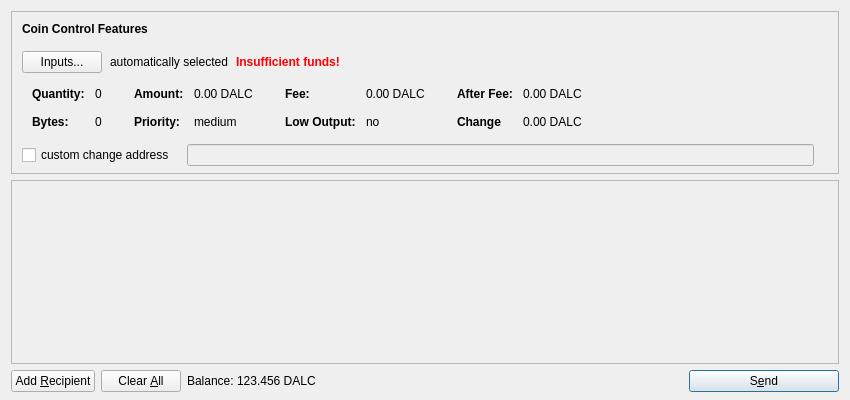
<?xml version="1.0" encoding="UTF-8"?>
<ui version="4.0">
 <class>SendCoinsDialog</class>
 <widget class="QDialog" name="SendCoinsDialog">
  <property name="geometry">
   <rect>
    <x>0</x>
    <y>0</y>
    <width>850</width>
    <height>400</height>
   </rect>
  </property>
  <property name="windowTitle">
   <string>Send Coins</string>
  </property>
  <layout class="QVBoxLayout" name="verticalLayout" stretch="0,1,0">
   <property name="bottomMargin">
    <number>8</number>
   </property>
   <item>
    <widget class="QFrame" name="frameCoinControl">
     <property name="sizePolicy">
      <sizepolicy hsizetype="Expanding" vsizetype="Expanding">
       <horstretch>0</horstretch>
       <verstretch>0</verstretch>
      </sizepolicy>
     </property>
     <property name="maximumSize">
      <size>
       <width>16777215</width>
       <height>16777215</height>
      </size>
     </property>
     <property name="frameShape">
      <enum>QFrame::StyledPanel</enum>
     </property>
     <property name="frameShadow">
      <enum>QFrame::Sunken</enum>
     </property>
     <layout class="QVBoxLayout" name="verticalLayoutCoinControl2">
      <property name="spacing">
       <number>6</number>
      </property>
      <property name="leftMargin">
       <number>0</number>
      </property>
      <property name="topMargin">
       <number>0</number>
      </property>
      <property name="rightMargin">
       <number>0</number>
      </property>
      <property name="bottomMargin">
       <number>6</number>
      </property>
      <item>
       <layout class="QVBoxLayout" name="verticalLayoutCoinControl" stretch="0,0,0,0,1">
        <property name="spacing">
         <number>0</number>
        </property>
        <property name="leftMargin">
         <number>10</number>
        </property>
        <property name="topMargin">
         <number>10</number>
        </property>
        <item>
         <layout class="QHBoxLayout" name="horizontalLayoutCoinControl1">
          <property name="bottomMargin">
           <number>15</number>
          </property>
          <item>
           <widget class="QLabel" name="labelCoinControlFeatures">
            <property name="sizePolicy">
             <sizepolicy hsizetype="Preferred" vsizetype="Maximum">
              <horstretch>0</horstretch>
              <verstretch>0</verstretch>
             </sizepolicy>
            </property>
            <property name="font">
             <font>
              <weight>75</weight>
              <bold>true</bold>
             </font>
            </property>
            <property name="styleSheet">
             <string notr="true">font-weight:bold;</string>
            </property>
            <property name="text">
             <string>Coin Control Features</string>
            </property>
           </widget>
          </item>
         </layout>
        </item>
        <item>
         <layout class="QHBoxLayout" name="horizontalLayoutCoinControl2" stretch="0,0,0,0">
          <property name="spacing">
           <number>8</number>
          </property>
          <property name="bottomMargin">
           <number>10</number>
          </property>
          <item>
           <widget class="QPushButton" name="pushButtonCoinControl">
            <property name="styleSheet">
             <string notr="true"/>
            </property>
            <property name="text">
             <string>Inputs...</string>
            </property>
           </widget>
          </item>
          <item>
           <widget class="QLabel" name="labelCoinControlAutomaticallySelected">
            <property name="text">
             <string>automatically selected</string>
            </property>
            <property name="margin">
             <number>5</number>
            </property>
           </widget>
          </item>
          <item>
           <widget class="QLabel" name="labelCoinControlInsuffFunds">
            <property name="font">
             <font>
              <weight>75</weight>
              <bold>true</bold>
             </font>
            </property>
            <property name="styleSheet">
             <string notr="true">color:red;font-weight:bold;</string>
            </property>
            <property name="text">
             <string>Insufficient funds!</string>
            </property>
            <property name="margin">
             <number>5</number>
            </property>
           </widget>
          </item>
          <item>
           <spacer name="horizontalSpacerCoinControl">
            <property name="orientation">
             <enum>Qt::Horizontal</enum>
            </property>
            <property name="sizeHint" stdset="0">
             <size>
              <width>40</width>
              <height>1</height>
             </size>
            </property>
           </spacer>
          </item>
         </layout>
        </item>
        <item>
         <widget class="QWidget" name="widgetCoinControl" native="true">
          <property name="sizePolicy">
           <sizepolicy hsizetype="Preferred" vsizetype="Preferred">
            <horstretch>0</horstretch>
            <verstretch>0</verstretch>
           </sizepolicy>
          </property>
          <property name="minimumSize">
           <size>
            <width>0</width>
            <height>0</height>
           </size>
          </property>
          <property name="styleSheet">
           <string notr="true"/>
          </property>
          <layout class="QHBoxLayout" name="horizontalLayoutCoinControl5">
           <property name="leftMargin">
            <number>0</number>
           </property>
           <property name="topMargin">
            <number>0</number>
           </property>
           <property name="rightMargin">
            <number>0</number>
           </property>
           <property name="bottomMargin">
            <number>0</number>
           </property>
           <item>
            <layout class="QHBoxLayout" name="horizontalLayoutCoinControl3" stretch="0,0,0,1">
             <property name="spacing">
              <number>20</number>
             </property>
             <property name="topMargin">
              <number>0</number>
             </property>
             <property name="bottomMargin">
              <number>10</number>
             </property>
             <item>
              <layout class="QFormLayout" name="formLayoutCoinControl1">
               <property name="horizontalSpacing">
                <number>10</number>
               </property>
               <property name="verticalSpacing">
                <number>14</number>
               </property>
               <property name="leftMargin">
                <number>10</number>
               </property>
               <property name="topMargin">
                <number>4</number>
               </property>
               <property name="rightMargin">
                <number>6</number>
               </property>
               <item row="0" column="0">
                <widget class="QLabel" name="labelCoinControlQuantityText">
                 <property name="styleSheet">
                  <string notr="true">font-weight:bold;</string>
                 </property>
                 <property name="text">
                  <string>Quantity:</string>
                 </property>
                 <property name="margin">
                  <number>0</number>
                 </property>
                </widget>
               </item>
               <item row="0" column="1">
                <widget class="QLabel" name="labelCoinControlQuantity">
                 <property name="cursor">
                  <cursorShape>IBeamCursor</cursorShape>
                 </property>
                 <property name="contextMenuPolicy">
                  <enum>Qt::ActionsContextMenu</enum>
                 </property>
                 <property name="text">
                  <string>0</string>
                 </property>
                 <property name="margin">
                  <number>0</number>
                 </property>
                 <property name="textInteractionFlags">
                  <set>Qt::LinksAccessibleByMouse|Qt::TextSelectableByKeyboard|Qt::TextSelectableByMouse</set>
                 </property>
                </widget>
               </item>
               <item row="1" column="0">
                <widget class="QLabel" name="labelCoinControlBytesText">
                 <property name="styleSheet">
                  <string notr="true">font-weight:bold;</string>
                 </property>
                 <property name="text">
                  <string>Bytes:</string>
                 </property>
                </widget>
               </item>
               <item row="1" column="1">
                <widget class="QLabel" name="labelCoinControlBytes">
                 <property name="cursor">
                  <cursorShape>IBeamCursor</cursorShape>
                 </property>
                 <property name="contextMenuPolicy">
                  <enum>Qt::ActionsContextMenu</enum>
                 </property>
                 <property name="text">
                  <string>0</string>
                 </property>
                 <property name="textInteractionFlags">
                  <set>Qt::LinksAccessibleByMouse|Qt::TextSelectableByKeyboard|Qt::TextSelectableByMouse</set>
                 </property>
                </widget>
               </item>
              </layout>
             </item>
             <item>
              <layout class="QFormLayout" name="formLayoutCoinControl2">
               <property name="horizontalSpacing">
                <number>10</number>
               </property>
               <property name="verticalSpacing">
                <number>14</number>
               </property>
               <property name="leftMargin">
                <number>6</number>
               </property>
               <property name="topMargin">
                <number>4</number>
               </property>
               <property name="rightMargin">
                <number>6</number>
               </property>
               <item row="0" column="0">
                <widget class="QLabel" name="labelCoinControlAmountText">
                 <property name="styleSheet">
                  <string notr="true">font-weight:bold;</string>
                 </property>
                 <property name="text">
                  <string>Amount:</string>
                 </property>
                 <property name="margin">
                  <number>0</number>
                 </property>
                </widget>
               </item>
               <item row="0" column="1">
                <widget class="QLabel" name="labelCoinControlAmount">
                 <property name="cursor">
                  <cursorShape>IBeamCursor</cursorShape>
                 </property>
                 <property name="contextMenuPolicy">
                  <enum>Qt::ActionsContextMenu</enum>
                 </property>
                 <property name="text">
                  <string notr="true">0.00 DALC</string>
                 </property>
                 <property name="textInteractionFlags">
                  <set>Qt::LinksAccessibleByMouse|Qt::TextSelectableByKeyboard|Qt::TextSelectableByMouse</set>
                 </property>
                </widget>
               </item>
               <item row="1" column="0">
                <widget class="QLabel" name="labelCoinControlPriorityText">
                 <property name="styleSheet">
                  <string notr="true">font-weight:bold;</string>
                 </property>
                 <property name="text">
                  <string>Priority:</string>
                 </property>
                </widget>
               </item>
               <item row="1" column="1">
                <widget class="QLabel" name="labelCoinControlPriority">
                 <property name="cursor">
                  <cursorShape>IBeamCursor</cursorShape>
                 </property>
                 <property name="contextMenuPolicy">
                  <enum>Qt::ActionsContextMenu</enum>
                 </property>
                 <property name="text">
                  <string>medium</string>
                 </property>
                 <property name="textInteractionFlags">
                  <set>Qt::LinksAccessibleByMouse|Qt::TextSelectableByKeyboard|Qt::TextSelectableByMouse</set>
                 </property>
                </widget>
               </item>
              </layout>
             </item>
             <item>
              <layout class="QFormLayout" name="formLayoutCoinControl3">
               <property name="horizontalSpacing">
                <number>10</number>
               </property>
               <property name="verticalSpacing">
                <number>14</number>
               </property>
               <property name="leftMargin">
                <number>6</number>
               </property>
               <property name="topMargin">
                <number>4</number>
               </property>
               <property name="rightMargin">
                <number>6</number>
               </property>
               <item row="0" column="0">
                <widget class="QLabel" name="labelCoinControlFeeText">
                 <property name="styleSheet">
                  <string notr="true">font-weight:bold;</string>
                 </property>
                 <property name="text">
                  <string>Fee:</string>
                 </property>
                 <property name="margin">
                  <number>0</number>
                 </property>
                </widget>
               </item>
               <item row="0" column="1">
                <widget class="QLabel" name="labelCoinControlFee">
                 <property name="cursor">
                  <cursorShape>IBeamCursor</cursorShape>
                 </property>
                 <property name="contextMenuPolicy">
                  <enum>Qt::ActionsContextMenu</enum>
                 </property>
                 <property name="text">
                  <string notr="true">0.00 DALC</string>
                 </property>
                 <property name="textInteractionFlags">
                  <set>Qt::LinksAccessibleByMouse|Qt::TextSelectableByKeyboard|Qt::TextSelectableByMouse</set>
                 </property>
                </widget>
               </item>
               <item row="1" column="0">
                <widget class="QLabel" name="labelCoinControlLowOutputText">
                 <property name="styleSheet">
                  <string notr="true">font-weight:bold;</string>
                 </property>
                 <property name="text">
                  <string>Low Output:</string>
                 </property>
                </widget>
               </item>
               <item row="1" column="1">
                <widget class="QLabel" name="labelCoinControlLowOutput">
                 <property name="cursor">
                  <cursorShape>IBeamCursor</cursorShape>
                 </property>
                 <property name="contextMenuPolicy">
                  <enum>Qt::ActionsContextMenu</enum>
                 </property>
                 <property name="text">
                  <string>no</string>
                 </property>
                 <property name="textInteractionFlags">
                  <set>Qt::LinksAccessibleByMouse|Qt::TextSelectableByKeyboard|Qt::TextSelectableByMouse</set>
                 </property>
                </widget>
               </item>
              </layout>
             </item>
             <item>
              <layout class="QFormLayout" name="formLayoutCoinControl4">
               <property name="horizontalSpacing">
                <number>10</number>
               </property>
               <property name="verticalSpacing">
                <number>14</number>
               </property>
               <property name="leftMargin">
                <number>6</number>
               </property>
               <property name="topMargin">
                <number>4</number>
               </property>
               <property name="rightMargin">
                <number>6</number>
               </property>
               <item row="0" column="0">
                <widget class="QLabel" name="labelCoinControlAfterFeeText">
                 <property name="styleSheet">
                  <string notr="true">font-weight:bold;</string>
                 </property>
                 <property name="text">
                  <string>After Fee:</string>
                 </property>
                 <property name="margin">
                  <number>0</number>
                 </property>
                </widget>
               </item>
               <item row="0" column="1">
                <widget class="QLabel" name="labelCoinControlAfterFee">
                 <property name="cursor">
                  <cursorShape>IBeamCursor</cursorShape>
                 </property>
                 <property name="contextMenuPolicy">
                  <enum>Qt::ActionsContextMenu</enum>
                 </property>
                 <property name="text">
                  <string notr="true">0.00 DALC</string>
                 </property>
                 <property name="textInteractionFlags">
                  <set>Qt::LinksAccessibleByMouse|Qt::TextSelectableByKeyboard|Qt::TextSelectableByMouse</set>
                 </property>
                </widget>
               </item>
               <item row="1" column="0">
                <widget class="QLabel" name="labelCoinControlChangeText">
                 <property name="styleSheet">
                  <string notr="true">font-weight:bold;</string>
                 </property>
                 <property name="text">
                  <string>Change</string>
                 </property>
                </widget>
               </item>
               <item row="1" column="1">
                <widget class="QLabel" name="labelCoinControlChange">
                 <property name="cursor">
                  <cursorShape>IBeamCursor</cursorShape>
                 </property>
                 <property name="contextMenuPolicy">
                  <enum>Qt::ActionsContextMenu</enum>
                 </property>
                 <property name="text">
                  <string notr="true">0.00 DALC</string>
                 </property>
                 <property name="textInteractionFlags">
                  <set>Qt::LinksAccessibleByMouse|Qt::TextSelectableByKeyboard|Qt::TextSelectableByMouse</set>
                 </property>
                </widget>
               </item>
              </layout>
             </item>
            </layout>
           </item>
          </layout>
         </widget>
        </item>
        <item>
         <layout class="QHBoxLayout" name="horizontalLayoutCoinControl4" stretch="0,0,0">
          <property name="spacing">
           <number>12</number>
          </property>
          <property name="sizeConstraint">
           <enum>QLayout::SetDefaultConstraint</enum>
          </property>
          <property name="topMargin">
           <number>5</number>
          </property>
          <property name="rightMargin">
           <number>5</number>
          </property>
          <item>
           <widget class="QCheckBox" name="checkBoxCoinControlChange">
            <property name="text">
             <string>custom change address</string>
            </property>
           </widget>
          </item>
          <item>
           <widget class="QLineEdit" name="lineEditCoinControlChange">
            <property name="enabled">
             <bool>false</bool>
            </property>
            <property name="sizePolicy">
             <sizepolicy hsizetype="Expanding" vsizetype="Fixed">
              <horstretch>0</horstretch>
              <verstretch>0</verstretch>
             </sizepolicy>
            </property>
           </widget>
          </item>
          <item>
           <widget class="QLabel" name="labelCoinControlChangeLabel">
            <property name="sizePolicy">
             <sizepolicy hsizetype="Preferred" vsizetype="Expanding">
              <horstretch>0</horstretch>
              <verstretch>0</verstretch>
             </sizepolicy>
            </property>
            <property name="minimumSize">
             <size>
              <width>0</width>
              <height>0</height>
             </size>
            </property>
            <property name="text">
             <string/>
            </property>
            <property name="margin">
             <number>3</number>
            </property>
           </widget>
          </item>
         </layout>
        </item>
        <item>
         <spacer name="verticalSpacerCoinControl">
          <property name="orientation">
           <enum>Qt::Vertical</enum>
          </property>
          <property name="sizeHint" stdset="0">
           <size>
            <width>800</width>
            <height>1</height>
           </size>
          </property>
         </spacer>
        </item>
       </layout>
      </item>
     </layout>
    </widget>
   </item>
   <item>
    <widget class="QScrollArea" name="scrollArea">
     <property name="widgetResizable">
      <bool>true</bool>
     </property>
     <widget class="QWidget" name="scrollAreaWidgetContents">
      <property name="geometry">
       <rect>
        <x>0</x>
        <y>0</y>
        <width>824</width>
        <height>141</height>
       </rect>
      </property>
      <layout class="QVBoxLayout" name="verticalLayout_2">
       <property name="leftMargin">
        <number>0</number>
       </property>
       <property name="topMargin">
        <number>0</number>
       </property>
       <property name="rightMargin">
        <number>0</number>
       </property>
       <property name="bottomMargin">
        <number>0</number>
       </property>
       <item>
        <layout class="QVBoxLayout" name="entries">
         <property name="spacing">
          <number>6</number>
         </property>
        </layout>
       </item>
       <item>
        <spacer name="verticalSpacer">
         <property name="orientation">
          <enum>Qt::Vertical</enum>
         </property>
         <property name="sizeHint" stdset="0">
          <size>
           <width>20</width>
           <height>40</height>
          </size>
         </property>
        </spacer>
       </item>
      </layout>
     </widget>
    </widget>
   </item>
   <item>
    <layout class="QHBoxLayout" name="horizontalLayout">
     <item>
      <widget class="QPushButton" name="addButton">
       <property name="toolTip">
        <string>Send to multiple recipients at once</string>
       </property>
       <property name="text">
        <string>Add &amp;Recipient</string>
       </property>
       <property name="autoDefault">
        <bool>false</bool>
       </property>
      </widget>
     </item>
     <item>
      <widget class="QPushButton" name="clearButton">
       <property name="sizePolicy">
        <sizepolicy hsizetype="Minimum" vsizetype="Fixed">
         <horstretch>0</horstretch>
         <verstretch>0</verstretch>
        </sizepolicy>
       </property>
       <property name="toolTip">
        <string>Remove all transaction fields</string>
       </property>
       <property name="text">
        <string>Clear &amp;All</string>
       </property>
       <property name="autoRepeatDelay">
        <number>300</number>
       </property>
       <property name="autoDefault">
        <bool>false</bool>
       </property>
      </widget>
     </item>
     <item>
      <layout class="QHBoxLayout" name="horizontalLayout_2">
       <property name="spacing">
        <number>3</number>
       </property>
       <item>
        <widget class="QLabel" name="label">
         <property name="sizePolicy">
          <sizepolicy hsizetype="Preferred" vsizetype="Fixed">
           <horstretch>0</horstretch>
           <verstretch>0</verstretch>
          </sizepolicy>
         </property>
         <property name="text">
          <string>Balance:</string>
         </property>
        </widget>
       </item>
       <item>
        <widget class="QLabel" name="labelBalance">
         <property name="sizePolicy">
          <sizepolicy hsizetype="Preferred" vsizetype="Fixed">
           <horstretch>0</horstretch>
           <verstretch>0</verstretch>
          </sizepolicy>
         </property>
         <property name="cursor">
          <cursorShape>IBeamCursor</cursorShape>
         </property>
         <property name="text">
          <string notr="true">123.456 DALC</string>
         </property>
         <property name="textInteractionFlags">
          <set>Qt::LinksAccessibleByMouse|Qt::TextSelectableByKeyboard|Qt::TextSelectableByMouse</set>
         </property>
        </widget>
       </item>
      </layout>
     </item>
     <item>
      <spacer name="horizontalSpacer">
       <property name="orientation">
        <enum>Qt::Horizontal</enum>
       </property>
       <property name="sizeHint" stdset="0">
        <size>
         <width>40</width>
         <height>20</height>
        </size>
       </property>
      </spacer>
     </item>
     <item>
      <widget class="QPushButton" name="sendButton">
       <property name="minimumSize">
        <size>
         <width>150</width>
         <height>0</height>
        </size>
       </property>
       <property name="toolTip">
        <string>Confirm the send action</string>
       </property>
       <property name="text">
        <string>S&amp;end</string>
       </property>
       <property name="icon">
        <iconset resource="../dalecoin.qrc">
         <normaloff>:/icons/send</normaloff>:/icons/send</iconset>
       </property>
       <property name="default">
        <bool>true</bool>
       </property>
      </widget>
     </item>
    </layout>
   </item>
  </layout>
 </widget>
 <resources>
  <include location="../dalecoin.qrc"/>
 </resources>
 <connections/>
</ui>
